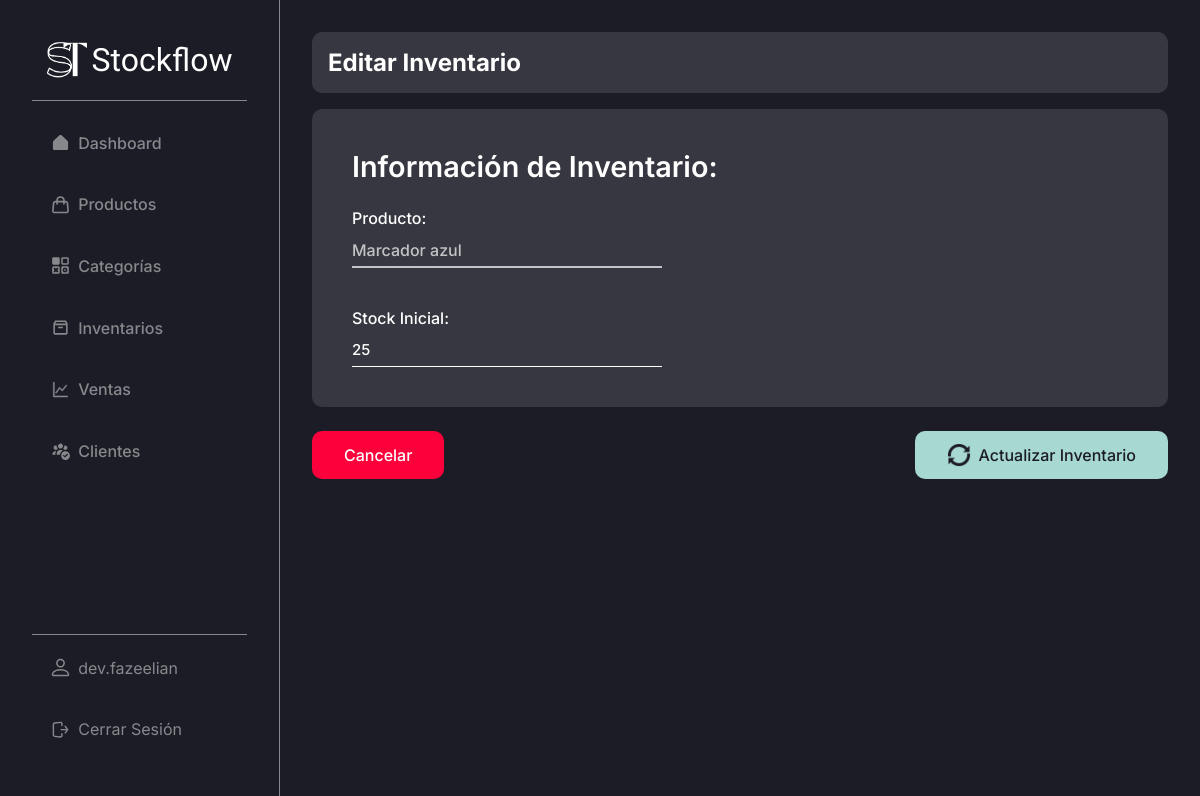
Page /admin/inventories/edit/1 (signed in) on the earlier database version.
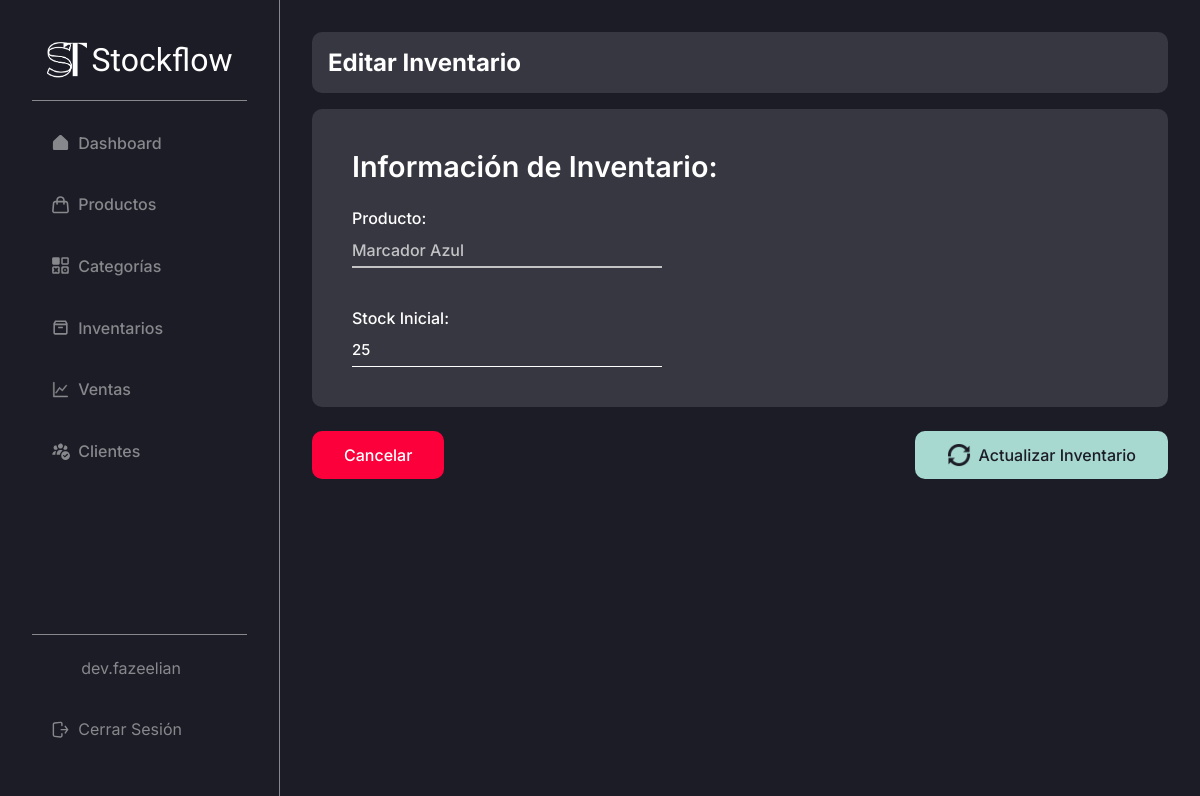
Same page on the later database version.
### stockflow/models.py (models this page shows, shortened)
class Product(db.Model):
    id = db.Column(db.Integer, primary_key = True) # Primary key
    created_by = db.Column(db.Integer, db.ForeignKey("user.id"), nullable = False) # Foreign key
    name = db.Column(db.String(100), nullable = False)
    code = db.Column(db.String(10), nullable=False)
    category_id = db.Column(db.Integer, db.ForeignKey("category.id"), nullable = False) # Foreign key
    price = db.Column(db.Integer, nullable = False)
    image = db.Column(db.String(255), nullable = True)
    category = db.relationship('Category', backref='products', lazy=True)

### stockflow/modules/inventory.py (the view)
@bp.route("/edit/<int:id>", methods = ("GET", "POST"))
@login_required
def update(id):
    inventory = get_inventory(id)
    if request.method == "POST":
        inventory.inflows = int(request.form["inflows"])
        inventory.stock = inventory.inflows - inventory.outflows
        db.session.commit()
        return redirect(url_for("admin/inventories.index"))
    return render_template("modules/inventories/edit.html", inventory = inventory)

### stockflow/auth.py (called while the page is built)
def login_required(view):
    @functools.wraps(view)
    def wrapped_view(**kwargs):
        if g.user is None:
            message = "Debes iniciar sesión"
            flash(message)
            return redirect(url_for("auth.login"))
        return view(**kwargs)
    return wrapped_view

@bp.before_app_request # Execute the next function in every request, every page
def load_logged_in_user():
    user_id = session.get("user_id")
    if user_id is None:
        g.user = None
    else:
        g.user = User.query.get_or_404(user_id)

### stockflow/modules/inventory.py (called while the page is built)
def get_inventory(id):
    inventory = Inventory.query.get_or_404(id)
    return inventory

### stockflow/templates/modules/inventories/edit.html (shortened to what this page needs)
{% extends 'base-admin.html' %}
{% block content %}
    <div class="content-group inter bg-black-light">
        <h2 class="color-white inter">Editar Inventario</h2>
    </div>
    <form action="" method="post" class="form inter form-prods">
        <div class="content-group bg-black-light form-content">
            <h1>Información de Inventario:</h1>
            <div class="form-group" style="margin-top: 0;">
                <label for="name">Producto:</label>
                <select name="product" id="products" class="inter color-white" disabled>
                    <option value="{{ inventory.id }}" class="bg-black">{{ inventory.product.name }}</option>
                </select>
            </div>
            <div class="form-group">
                <label for="name">Stock Inicial:</label>
                <input
                    type="number"
                    class="inter color-white"
                    name="inflows"
                    value="{{ inventory.inflows }}"
                    id="name"
                    placeholder="Ingresa aquí la cantidad inicial de producto"
                    required
                >
            </div>
        </div>
        <div class="btns-form inter">
            <a href="{{ url_for('admin/inventories.index') }}" class="btn-form color-white btn-cancel">
                Cancelar
            </a>
            <button class="btn-form color-black btn-submit bg-turquese-light-blue inter" type="submit">
                <img src="{{ url_for('static', filename='img/icons/update.png') }}" alt="">
                Actualizar Inventario
            </button>
        </div>
    </form>
{% endblock %}

### stockflow/templates/base-admin.html (shortened to what this page needs)
<!DOCTYPE html>
<html lang="es">
<head>
    <link rel="stylesheet" href="{{ url_for('static', filename='css/global.css') }}">
    <link rel="stylesheet" href="{{ url_for('static', filename='css/base.css') }}">
    <link rel="stylesheet" href="{{ url_for('static', filename='css/tables.css') }}">
    <link rel="stylesheet" href="{{ url_for('static', filename='css/search.css') }}">
    <link rel="stylesheet" href="{{ url_for('static', filename='css/form.css') }}">
</head>
<body>
    <aside class="side-bar inter bg-black br-gray-1">
        <section class="side-bar-main">
            <h1 class="afacad">
                <a href="{{ url_for('admin.dashboard') }}" class="color-white">
                    <img src="{{ url_for('static', filename='img/logo.png') }}" alt="">
                    Stockflow
                </a>
            </h1>
            <br>
            <div class="side-bar-divider" />
            <nav class="side-nav-bar">
                <a
                    href="{{ url_for('admin.dashboard') }}"
                    class="item-side-nav-bar inter {% if request.endpoint == 'admin.dashboard' %}item-side-nav-bar--active{% endif %}"
                >
                    Dashboard
                </a>
                <a
                    href="{{ url_for('admin/products.index') }}"
                    class="item-side-nav-bar inter {% if request.endpoint == 'admin/products.index' %}item-side-nav-bar--active{% endif %}"
                >
                    Productos
                </a>
                <a
                    href="{{ url_for('admin/products/categories.index') }}"
                    class="item-side-nav-bar inter {% if request.endpoint == 'admin/products/categories.index' %}item-side-nav-bar--active{% endif %}"
                >
                    Categorías
                </a>
                <a
                    href="{{ url_for('admin/inventories.index') }}"
                    class="item-side-nav-bar inter {% if request.endpoint == 'admin/inventories.index' %}item-side-nav-bar--active{% endif %}"
                >
                    Inventarios
                </a>
                <a
                    href="{{ url_for('admin/sales.index') }}"
                    class="item-side-nav-bar inter {% if request.endpoint == 'admin/sales.index' %}item-side-nav-bar--active{% endif %}"
                >
                    Ventas
                </a>
                <a
                    href="{{ url_for('admin/customers.index') }}"
                    class="item-side-nav-bar inter {% if request.endpoint == 'admin/customers.index' %}item-side-nav-bar--active{% endif %}"
                >
                    Clientes
                </a>
            </nav>
        </section>
        <footer class="side-bar-footer" style="flex-direction: column;">
            <a
                href="{{ url_for('admin.profile') }}"
                class="item-side-nav-bar inter {% if request.endpoint == 'admin.profile' %}item-side-nav-bar--active{% endif %}"
            >
                {{ g.user.username }}
            </a>
            <a href="{{ url_for('auth.logout') }}" class="item-side-nav-bar inter">
                Cerrar Sesión
            </a>
        </footer>
    </aside>
    <main class="page-content bg-black">
        {% block content %}{% endblock %}
    </main>
</body>
</html>

Differences in the rows shown:
changed Product: product "Marcador azul" → "Marcador Azul"
